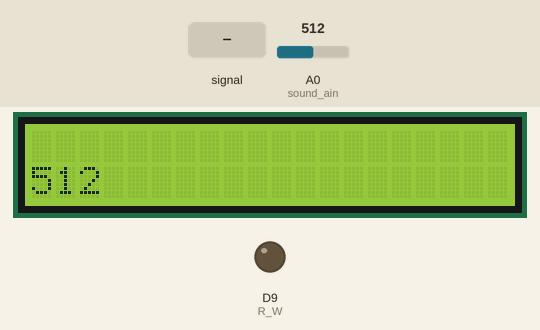
This sketch was run on a simulated Arduino Due. On the bench: 20×2 character LCD, output pins drawn as LEDs (lit = HIGH). The inputs (shaded band) are chosen by the test bench; at power-on: A0 (sound_ain) = 512.

Above: at 1.2 s.
1.3 s: A0 (sound_ain) fed a 200 Hz sine of ±81 counts around its level
At 1.56 s:
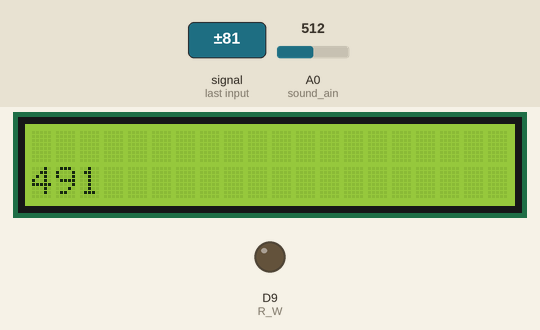
2.9 s: A0 (sound_ain) set to 716
At 4.0 s:
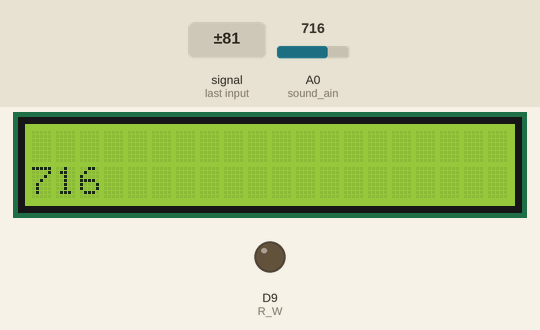
4.5 s: A0 (sound_ain) fed a 1000 Hz sine of ±255 counts around its level
At 4.76 s:
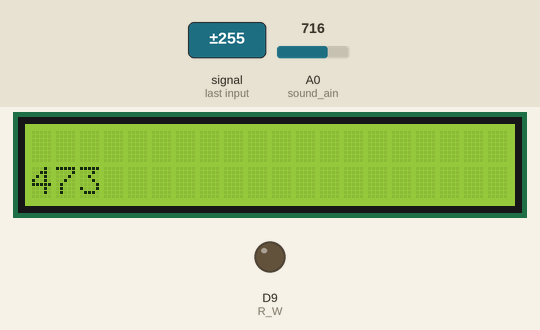
6.1 s: A0 (sound_ain) set to 511
At 7.4 s:
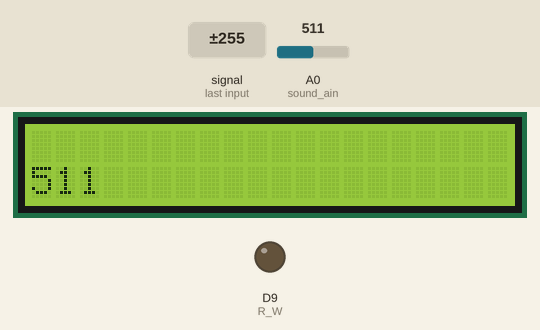
7.7 s: A0 (sound_ain) set to 306
At 8.8 s:
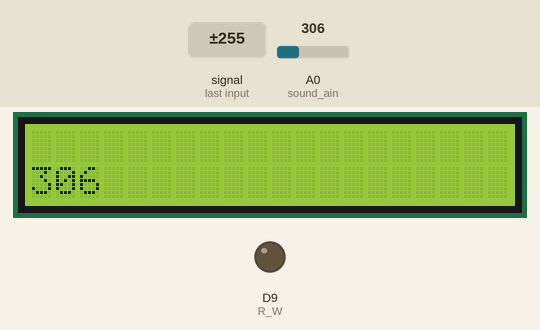
Timing chart, 0 to 10.3 s (numbered marks = the images above; inputs shaded):
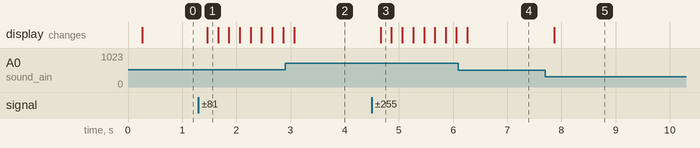

The sketch:

5-1-1_MIC_Ex1-1.ino
```cpp
// 範例: MIC_Ex1-1.ino.ino
// 功能: LCD第2行 顯示MIC音量類比值
// Support: Atmel SAM3X8E

#include "Arduino.h"
#include "LiquidCrystalEx.h"
#include "DueTimer.h"

//初始化各介面接腳
LiquidCrystalEx lcd(10, 8, 12, 13, 14, 15);
int R_W = 9;
int sound_ain=A0;

int timer_200ms;
int ad_value;

void myHandler()         //TIMER 200ms
{
   timer_200ms  = 1;
}

void setup()
{
   pinMode(R_W, OUTPUT);
   digitalWrite(R_W, LOW);

   pinMode(sound_ain,INPUT);

   lcd.begin(20, 2);      //設定LCD的行列數

   timer_200ms = 0;

   Timer3.attachInterrupt(myHandler);
   Timer3.start(200000);  //啟動每200ms的時間中斷

}

void loop()
{
   if(timer_200ms == 1)
   {
      timer_200ms = 0;

      ad_value=analogRead(sound_ain);
      lcd.setCursor(0, 2);
      lcd.print("    ");
      lcd.setCursor(0, 2);
      lcd.print(ad_value);
    }
}
```

Measured:
- after the input at 1.3 s, the display: changes after 0.16 s (image 1)
- after the input at 4.5 s, the display: changes after 0.16 s (image 3)
- after the input at 7.7 s, the display: changes after 0.16 s (image 5)
